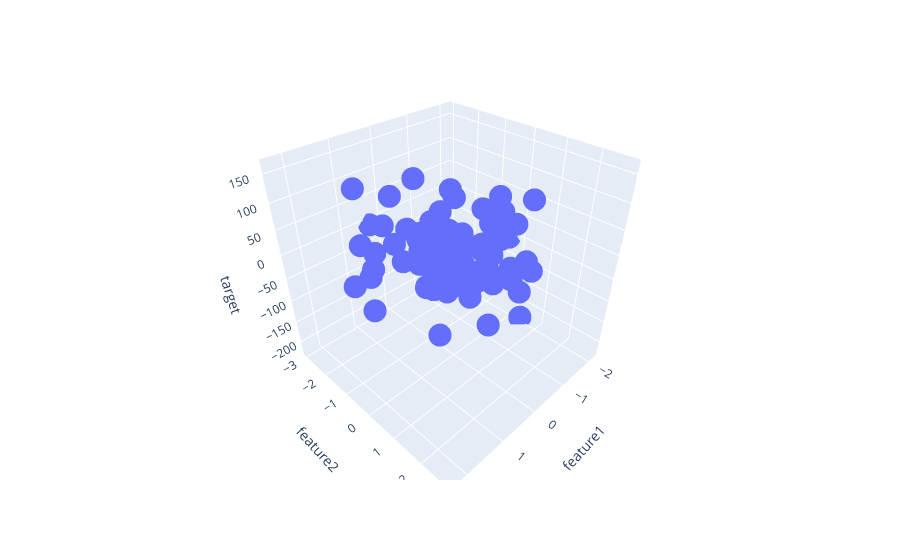

Notebook code for this chart:
### Code cell
fig = ex.scatter_3d(df,x="feature1",y="feature2",z="target")
fig.show()
